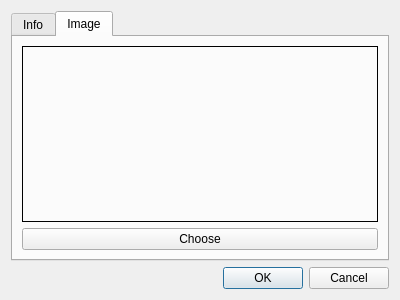
<?xml version="1.0" encoding="UTF-8"?>
<ui version="4.0">
 <class>NewLevelDialog</class>
 <widget class="QDialog" name="NewLevelDialog">
  <property name="geometry">
   <rect>
    <x>0</x>
    <y>0</y>
    <width>400</width>
    <height>300</height>
   </rect>
  </property>
  <property name="windowTitle">
   <string>New Level</string>
  </property>
  <layout class="QVBoxLayout" name="verticalLayout_2">
   <item>
    <widget class="QTabWidget" name="">
     <property name="currentIndex">
      <number>1</number>
     </property>
     <widget class="QWidget" name="Info" native="true">
      <attribute name="title">
       <string>Info</string>
      </attribute>
      <layout class="QVBoxLayout" name="verticalLayout">
       <item>
        <widget class="QLabel" name="label">
         <property name="text">
          <string>Name</string>
         </property>
        </widget>
       </item>
       <item>
        <widget class="QLineEdit" name="level_name"/>
       </item>
       <item>
        <widget class="QLabel" name="label_2">
         <property name="text">
          <string>Description</string>
         </property>
        </widget>
       </item>
       <item>
        <widget class="QPlainTextEdit" name="level_descr"/>
       </item>
       <item>
        <layout class="QHBoxLayout" name="horizontalLayout">
         <item>
          <spacer name="horizontalSpacer">
           <property name="orientation">
            <enum>Qt::Horizontal</enum>
           </property>
           <property name="sizeHint" stdset="0">
            <size>
             <width>40</width>
             <height>20</height>
            </size>
           </property>
          </spacer>
         </item>
         <item>
          <widget class="QLabel" name="label_5">
           <property name="text">
            <string>Size</string>
           </property>
          </widget>
         </item>
         <item>
          <widget class="QSpinBox" name="level_w">
           <property name="maximum">
            <number>256</number>
           </property>
           <property name="value">
            <number>64</number>
           </property>
          </widget>
         </item>
         <item>
          <widget class="QLabel" name="label_4">
           <property name="text">
            <string>x</string>
           </property>
          </widget>
         </item>
         <item>
          <widget class="QSpinBox" name="level_h">
           <property name="maximum">
            <number>256</number>
           </property>
           <property name="value">
            <number>64</number>
           </property>
          </widget>
         </item>
        </layout>
       </item>
      </layout>
     </widget>
     <widget class="QWidget" name="tab">
      <attribute name="title">
       <string>Image</string>
      </attribute>
      <layout class="QVBoxLayout" name="verticalLayout_4">
       <item>
        <widget class="QLabel" name="newLevelImg">
         <property name="frameShape">
          <enum>QFrame::Box</enum>
         </property>
         <property name="text">
          <string/>
         </property>
         <property name="textFormat">
          <enum>Qt::PlainText</enum>
         </property>
        </widget>
       </item>
       <item>
        <widget class="QPushButton" name="newLevelChooseImg">
         <property name="text">
          <string>Choose</string>
         </property>
        </widget>
       </item>
      </layout>
     </widget>
    </widget>
   </item>
   <item>
    <widget class="QDialogButtonBox" name="buttonBox">
     <property name="orientation">
      <enum>Qt::Horizontal</enum>
     </property>
     <property name="standardButtons">
      <set>QDialogButtonBox::Cancel|QDialogButtonBox::Ok</set>
     </property>
    </widget>
   </item>
  </layout>
 </widget>
 <resources/>
 <connections>
  <connection>
   <sender>buttonBox</sender>
   <signal>accepted()</signal>
   <receiver>NewLevelDialog</receiver>
   <slot>accept()</slot>
   <hints>
    <hint type="sourcelabel">
     <x>248</x>
     <y>254</y>
    </hint>
    <hint type="destinationlabel">
     <x>157</x>
     <y>274</y>
    </hint>
   </hints>
  </connection>
  <connection>
   <sender>buttonBox</sender>
   <signal>rejected()</signal>
   <receiver>NewLevelDialog</receiver>
   <slot>reject()</slot>
   <hints>
    <hint type="sourcelabel">
     <x>316</x>
     <y>260</y>
    </hint>
    <hint type="destinationlabel">
     <x>286</x>
     <y>274</y>
    </hint>
   </hints>
  </connection>
 </connections>
</ui>
